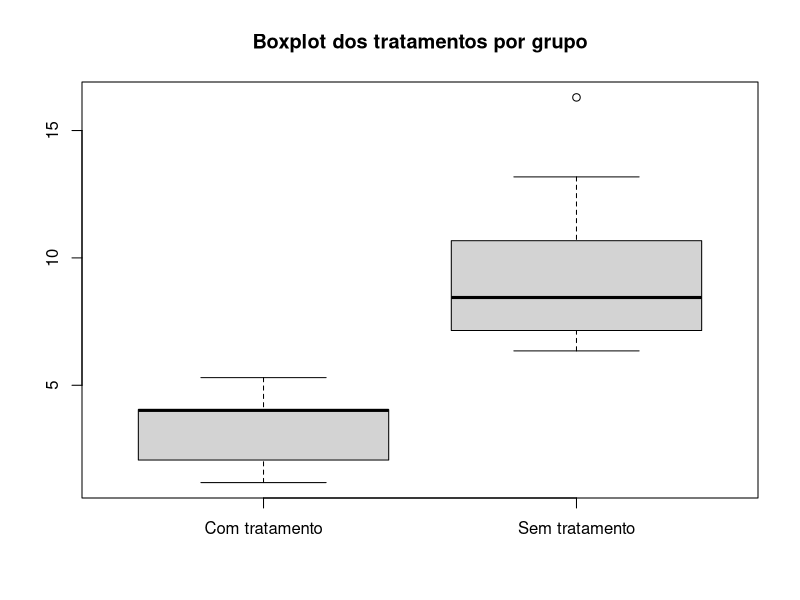

The R source for this figure: (Note: this script raises an error after producing the figure.)
library(ggplot2)
library(dplyr)

ctrat = c(5.3, 4.03, 4.03, 4, 2.56, 2.05, 5.06, 4.06, 2.08, 4.03, 2.04, 1.18)
strat = c(8.02, 13.18, 7.15, 8.23, 9.11, 6.66, 12.15, 16.3, 9.2, 6.35, 7.15, 8.66)
lotes = data.frame(ctrat, strat)

boxplot(ctrat, strat, names = c("Com tratamento", "Sem tratamento"),
        main = "Boxplot dos tratamentos por grupo")

fBasics::basicStats(ctrat); fBasics::basicStats(strat)


anova(ctrat ~ strat, data = lotes)

#H0: as médias dos lotes com tratamento e sem tratamento são iguais
#H0: a proporção média dos discos que apresentaram cometas é igual
# nos lotes com tratamento e sem tratamento
#H0: mu0 = mu1

#H1: as médias dos lotes com tratamento e sem tratamento são diferentes
#H1: mu0 dif mu1

require(fBasics)

ctrat <- c(5.30, 4.03, 4.03, 4, 2.56, 2.05, 5.06, 4.06, 2.08, 4.03, 2.04, 1.18)
strat <- c(8.02, 13.18, 7.15, 8.23, 9.11, 6.66, 12.15, 16.3, 9.2, 6.35, 7.15, 8.66)
lotes <- data.frame(ctrat,strat)

boxplot(ctrat, strat, names = c("Com Tratamento", "Sem tratamento"),
        main = "Boxplot dos tratamentos por grupo")

cvstrat <- 100*(sd(strat)/mean(strat)); cvctrat <- 100*(sd(ctrat)/mean(ctrat))
cvstrat; cvctrat

basicStats(ctrat); basicStats(strat)

t.test(lotes)
install.packges("lmtest")
require(lmtest)
tratamentos <- rep(c("Com Tratamento", "Sem Tratamento"), each=12)
tratamentos <- factor(tratamentos)
resposta <- c(ctrat,strat)
modelo1 <- lm(resposta~tratamentos)
anova(modelo1)

residuos <- residuals(modelo1)
res_jack <- rstandard(modelo1)

bptest(modelo1)
shapiro.test(res_jack)

qqnorm(res_jack); qqline(res_jack, col=5, ylab="Quantis amostrais", 
                         xlab="Quantis teóricos")
plot(res_jack)
#H1: a proporção média dos discos que apresentaram cometas é diferente
# nos lotes com tratamento e sem tratamento
